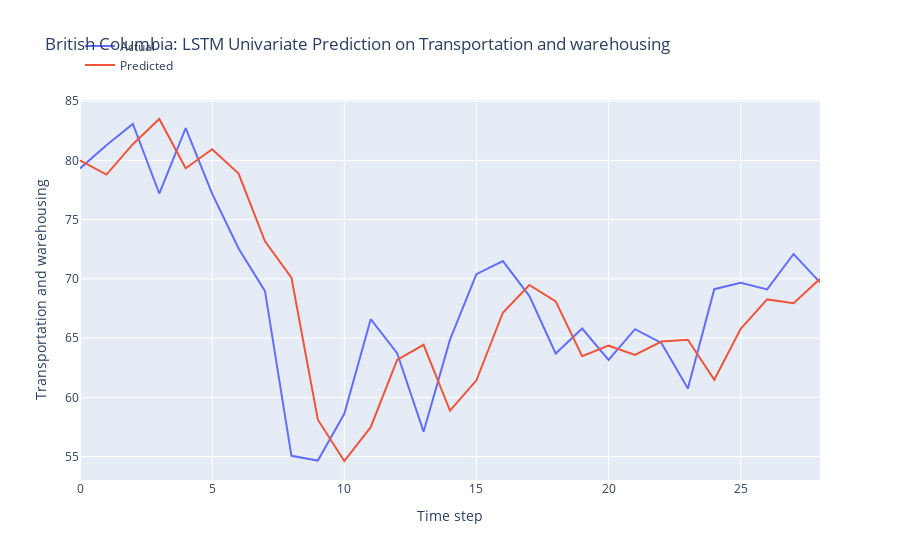

The notebook cell this image was saved under:
### Code cell
n_features = 1
X_train = X_train.reshape(X_train.shape[0], X_train.shape[1], n_features)

# define model
model = Sequential()
model.add(LSTM(50, activation='relu', input_shape=(n_steps, n_features)))
model.add(Dense(1))

# model = Sequential()
# model.add(LSTM(100, activation='relu', input_shape=(n_steps, n_features), kernel_regularizer=L2(0.001), return_sequences=True))
# model.add(LSTM(50, activation='relu', kernel_regularizer=L2(0.01)))
# model.add(Dense(1))

def r_squared(y_true, y_pred):
    SS_res =  K.sum(K.square(y_true - y_pred)) 
    SS_tot = K.sum(K.square(y_true - K.mean(y_true))) 
    return ( 1 - SS_res/(SS_tot + K.epsilon()) )

# Compile the model
model.compile(optimizer='adam', 
              loss='mse',
              metrics=[r_squared])

early_stopping = EarlyStopping(monitor='loss', patience=5, restore_best_weights=True)

# fit model
history = model.fit(X_train, y_train, 
          epochs = 20,
          batch_size = 32,
          verbose = 0,
          callbacks=[early_stopping])

# Obtain the MSE and R-squared from the last epoch
last_epoch_mse = history.history['loss'][-1]
last_epoch_r_squared = history.history['r_squared'][-1]

# Print the MSE and R-squared
print("Mean Squared Error (MSE) from the last epoch:", last_epoch_mse)
print("R-squared from the last epoch:", last_epoch_r_squared)

# plot loss and r2 score
plt.figure(figsize=(10, 6))

# Plot train loss
plt.plot(history.history['loss'], label='Train Loss')

# Plot train R-squared score
plt.plot(history.history['r_squared'], label='Train R2')

plt.title('Model Training Loss and R-squared Score')
plt.xlabel('Epochs')
plt.ylabel('Value')
plt.legend()
plt.grid(True)
plt.show()

# Evaluate the model
loss = model.evaluate(X_test, y_test)
print("MSE and R_squared:", loss)

# make prediction on test data
X_test = X_test.reshape(X_test.shape[0], X_test.shape[1], n_features)
y_pred = model.predict(X_test)

# Print the first 5 predictions and actual values
print("Predictions:")
flattened_predictions = [pred[0] for pred in y_pred[:10]]
print(flattened_predictions)
# print(y_pred[:10].tolist())
print("Actual values:")
rounded_actual_values = [round(value, len(str(prediction).split('.')[1])) for value, prediction in zip(y_test[:10], flattened_predictions)]
print(rounded_actual_values)

# plot the actual and predicted values for test data
trace1 = go.Scatter(x=np.arange(len(y_test)), y=y_test.flatten(), mode='lines', name='Actual')
trace2 = go.Scatter(x=np.arange(len(y_pred)), y=y_pred.flatten(), mode='lines', name='Predicted')

# Create layout
layout = go.Layout(
    title='British Columbia: LSTM Univariate Prediction on Transportation and warehousing',
    xaxis=dict(title='Time step'),
    yaxis=dict(title='Transportation and warehousing'),
    legend=dict(x=0, y=1.18)
)

# Create figure
fig = go.Figure(data=[trace1, trace2], layout=layout)

# Show plot
fig.show()

### Figure 1 — Plotly figure (JSON) as saved in the notebook; plotly's stock layout.template omitted (floating-point values rounded to 4 significant figures)
{"data": [{"mode": "lines", "name": "Actual", "type": "scatter", "x": [0, 1, 2, 3, 4, 5, 6, 7, 8, 9, 10, 11, 12, 13, 14, 15, 16, 17, 18, 19, 20, 21, 22, 23, 24, 25, 26, 27, 28], "y": [79.33, 81.28, 83.08, 77.21, 82.73, 77.19, 72.57, 68.96, 55.06, 54.67, 58.61, 66.6, 63.73, 57.1, 64.87, 70.39, 71.5, 68.57, 63.7, 65.81, 63.16, 65.75, 64.59, 60.75, 69.13, 69.67, 69.11, 72.1, 69.7]}, {"mode": "lines", "name": "Predicted", "type": "scatter", "x": [0, 1, 2, 3, 4, 5, 6, 7, 8, 9, 10, 11, 12, 13, 14, 15, 16, 17, 18, 19, 20, 21, 22, 23, 24, 25, 26, 27, 28], "y": [80.0, 78.8, 81.37, 83.49, 79.33, 80.94, 78.88, 73.17, 70.1, 58.11, 54.63, 57.48, 63.17, 64.44, 58.88, 61.44, 67.14, 69.49, 68.1, 63.48, 64.36, 63.59, 64.71, 64.86, 61.49, 65.79, 68.27, 67.94, 70.01]}], "layout": {"legend": {"x": 0, "y": 1.18}, "title": {"text": "British Columbia: LSTM Univariate Prediction on Transportation and warehousing"}, "xaxis": {"title": {"text": "Time step"}}, "yaxis": {"title": {"text": "Transportation and warehousing"}}}}
